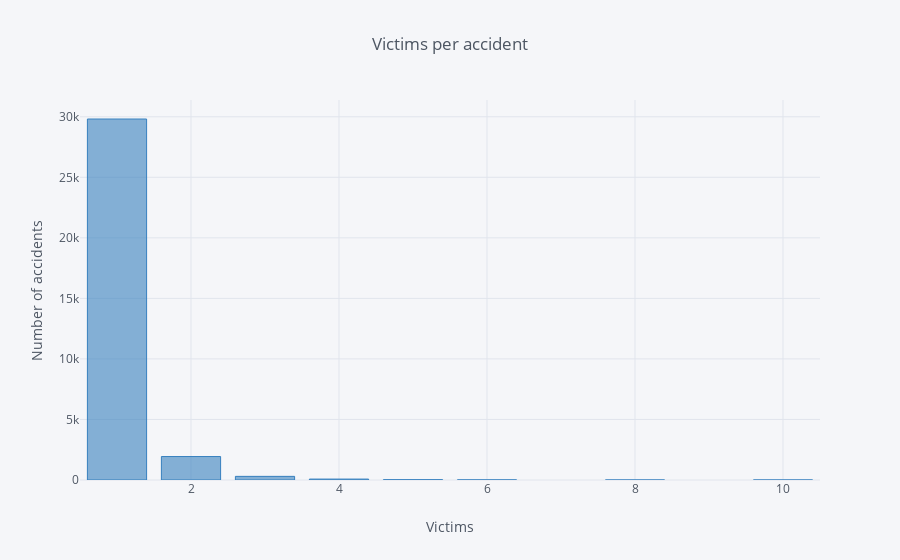

Notebook source saved alongside this figure:
### Code cell
#grouping by accidents and counting victims in each one

fatals_accident = df.groupby('st_case', as_index=False).agg({'fatals':'sum'})

#grouping by number of victims and counting cases

fatals_accident2 = fatals_accident.groupby('fatals').agg({'st_case':'count'})

#Plotting

fatals_accident2.iplot(kind='bar', xTitle='Victims', yTitle='Number of accidents', 
           title='Victims per accident', color='blue')

#Counting total victims

total_victims = fatals_accident['fatals'].sum()
print('Total victims 2015: ', total_victims)

### Figure 1 — Plotly figure (JSON) as saved in the notebook; plotly's stock layout.template omitted (floating-point values rounded to 4 significant figures)
{"data": [{"marker": {"color": "rgba(55, 128, 191, 0.6)", "line": {"color": "rgba(55, 128, 191, 1.0)", "width": 1}}, "name": "st_case", "orientation": "v", "text": "", "type": "bar", "uid": "c7d4d72d-5148-42f9-9720-a53b77baf096", "x": [1, 2, 3, 4, 5, 6, 8, 10], "y": [29816, 1938, 300, 77, 24, 9, 1, 1]}], "layout": {"legend": {"bgcolor": "#F5F6F9", "font": {"color": "#4D5663"}}, "paper_bgcolor": "#F5F6F9", "plot_bgcolor": "#F5F6F9", "title": {"font": {"color": "#4D5663"}, "text": "Victims per accident"}, "xaxis": {"gridcolor": "#E1E5ED", "showgrid": true, "tickfont": {"color": "#4D5663"}, "title": {"font": {"color": "#4D5663"}, "text": "Victims"}, "zerolinecolor": "#E1E5ED"}, "yaxis": {"gridcolor": "#E1E5ED", "showgrid": true, "tickfont": {"color": "#4D5663"}, "title": {"font": {"color": "#4D5663"}, "text": "Number of accidents"}, "zerolinecolor": "#E1E5ED"}}}
